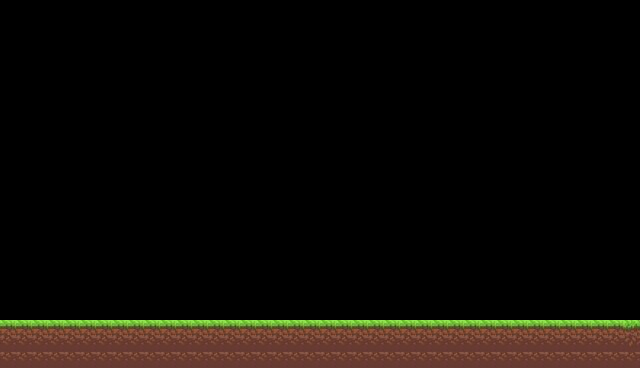

Below is a game level as drawn by its tile map, then a one-line description and the .tmx file that defines it, in full:
An orthogonal 40x23 tile map with 16x16 px tiles, 1 tile layer (Tile Layer 1) and 1 object.

<map version="1.8" tiledversion="1.8.1" orientation="orthogonal" renderorder="right-down" width="40" height="23" tilewidth="16" tileheight="16" infinite="0" nextlayerid="3" nextobjectid="3">
 <editorsettings>
  <export target="../1.lua" format="lua" />
 </editorsettings>
 <tileset firstgid="1" name="Screenshot 2022-02-20 213935" tilewidth="16" tileheight="16" tilecount="6" columns="3">
  <image source="../../Spirits/Screenshot 2022-02-20 213935.jpg" width="49" height="46" />
 </tileset>
 <layer id="1" name="Tile Layer 1" width="40" height="23">
  <data encoding="csv">
0,0,0,0,0,0,0,0,0,0,0,0,0,0,0,0,0,0,0,0,0,0,0,0,0,0,0,0,0,0,0,0,0,0,0,0,0,0,0,0,
0,0,0,0,0,0,0,0,0,0,0,0,0,0,0,0,0,0,0,0,0,0,0,0,0,0,0,0,0,0,0,0,0,0,0,0,0,0,0,0,
0,0,0,0,0,0,0,0,0,0,0,0,0,0,0,0,0,0,0,0,0,0,0,0,0,0,0,0,0,0,0,0,0,0,0,0,0,0,0,0,
0,0,0,0,0,0,0,0,0,0,0,0,0,0,0,0,0,0,0,0,0,0,0,0,0,0,0,0,0,0,0,0,0,0,0,0,0,0,0,0,
0,0,0,0,0,0,0,0,0,0,0,0,0,0,0,0,0,0,0,0,0,0,0,0,0,0,0,0,0,0,0,0,0,0,0,0,0,0,0,0,
0,0,0,0,0,0,0,0,0,0,0,0,0,0,0,0,0,0,0,0,0,0,0,0,0,0,0,0,0,0,0,0,0,0,0,0,0,0,0,0,
0,0,0,0,0,0,0,0,0,0,0,0,0,0,0,0,0,0,0,0,0,0,0,0,0,0,0,0,0,0,0,0,0,0,0,0,0,0,0,0,
0,0,0,0,0,0,0,0,0,0,0,0,0,0,0,0,0,0,0,0,0,0,0,0,0,0,0,0,0,0,0,0,0,0,0,0,0,0,0,0,
0,0,0,0,0,0,0,0,0,0,0,0,0,0,0,0,0,0,0,0,0,0,0,0,0,0,0,0,0,0,0,0,0,0,0,0,0,0,0,0,
0,0,0,0,0,0,0,0,0,0,0,0,0,0,0,0,0,0,0,0,0,0,0,0,0,0,0,0,0,0,0,0,0,0,0,0,0,0,0,0,
0,0,0,0,0,0,0,0,0,0,0,0,0,0,0,0,0,0,0,0,0,0,0,0,0,0,0,0,0,0,0,0,0,0,0,0,0,0,0,0,
0,0,0,0,0,0,0,0,0,0,0,0,0,0,0,0,0,0,0,0,0,0,0,0,0,0,0,0,0,0,0,0,0,0,0,0,0,0,0,0,
0,0,0,0,0,0,0,0,0,0,0,0,0,0,0,0,0,0,0,0,0,0,0,0,0,0,0,0,0,0,0,0,0,0,0,0,0,0,0,0,
0,0,0,0,0,0,0,0,0,0,0,0,0,0,0,0,0,0,0,0,0,0,0,0,0,0,0,0,0,0,0,0,0,0,0,0,0,0,0,0,
0,0,0,0,0,0,0,0,0,0,0,0,0,0,0,0,0,0,0,0,0,0,0,0,0,0,0,0,0,0,0,0,0,0,0,0,0,0,0,0,
0,0,0,0,0,0,0,0,0,0,0,0,0,0,0,0,0,0,0,0,0,0,0,0,0,0,0,0,0,0,0,0,0,0,0,0,0,0,0,0,
0,0,0,0,0,0,0,0,0,0,0,0,0,0,0,0,0,0,0,0,0,0,0,0,0,0,0,0,0,0,0,0,0,0,0,0,0,0,0,0,
0,0,0,0,0,0,0,0,0,0,0,0,0,0,0,0,0,0,0,0,0,0,0,0,0,0,0,0,0,0,0,0,0,0,0,0,0,0,0,0,
0,0,0,0,0,0,0,0,0,0,0,0,0,0,0,0,0,0,0,0,0,0,0,0,0,0,0,0,0,0,0,0,0,0,0,0,0,0,0,0,
0,0,0,0,0,0,0,0,0,0,0,0,0,0,0,0,0,0,0,0,0,0,0,0,0,0,0,0,0,0,0,0,0,0,0,0,0,0,0,0,
2,2,2,2,2,2,2,2,2,2,2,2,2,2,2,2,2,2,2,2,2,2,2,2,2,2,2,2,2,2,2,2,2,2,2,2,2,2,2,3,
5,5,5,5,5,5,5,5,5,5,5,5,5,5,5,5,5,5,5,5,5,5,5,5,5,5,5,5,5,5,5,5,5,5,5,5,5,5,5,6,
5,5,5,5,5,5,5,5,5,5,5,5,5,5,5,5,5,5,5,5,5,5,5,5,5,5,5,5,5,5,5,5,5,5,5,5,5,5,5,5
</data>
 </layer>
 <objectgroup color="#ff0000" id="2" name="solid">
  <properties>
   <property name="colidable" type="bool" value="true" />
  </properties>
  <object id="1" x="-0.0909091" y="319.818" width="640.182" height="48">
   <properties>
    <property name="colidable" type="bool" value="true" />
   </properties>
  </object>
 </objectgroup>
</map>
